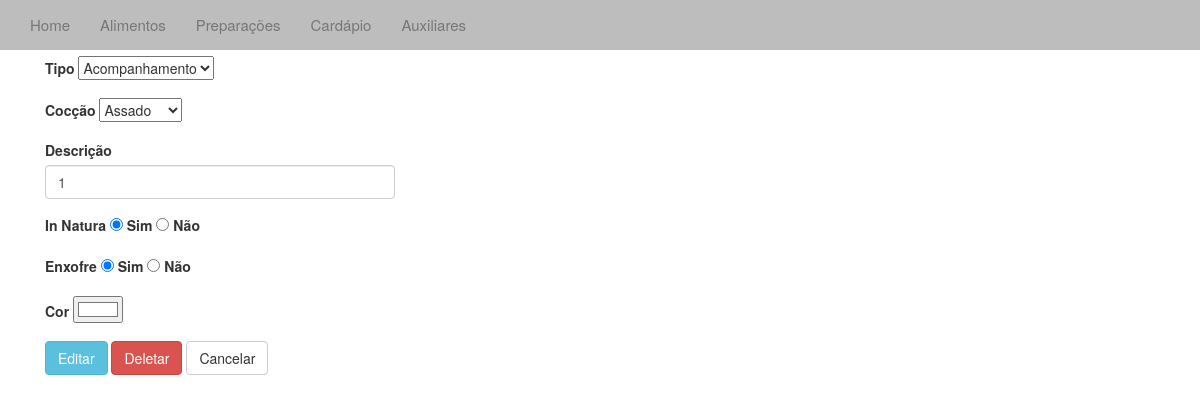
Page /editprepara/1/ on the earlier database version.
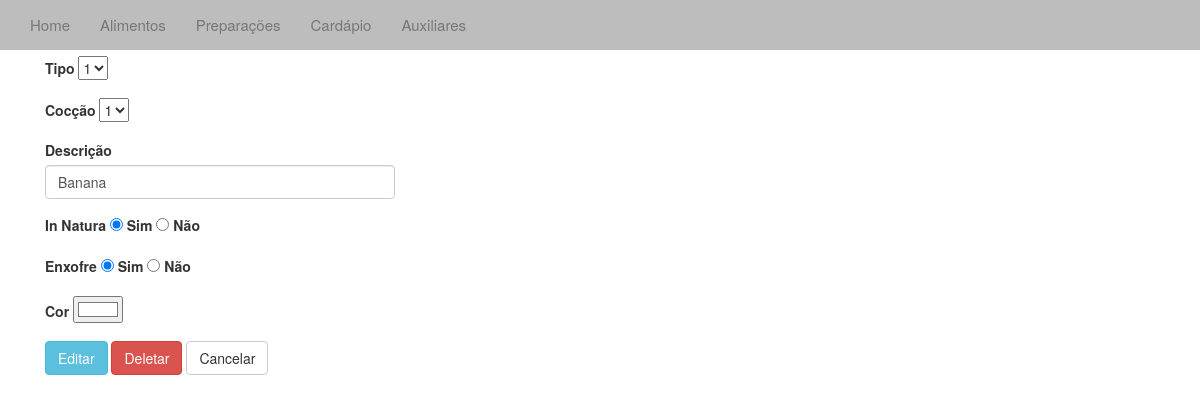
Same page on the later database version.
### cardapio/models.py (models this page shows, shortened)
class Prepara(models.Model):
	desc = models.CharField(max_length=40)
	inNatura = models.IntegerField(max_length=1)
	enxofre = models.IntegerField(max_length=1)
	cor = models.CharField(max_length=10)
	tipoPrep = models.CharField(max_length=40)
	coccao = models.CharField(max_length=40)

### cardapio/views.py (the view, shortened to what this page needs)
# urls.py: url(r'editprepara/(?P<id_prepara>\d+)/$', 'cardapio.views.editprepara', name='editprepara'),
def editprepara(request, id_prepara):
	aux_list = Aux.objects.all().order_by('desc')
	f = modelformset_factory(Aux,AuxForm)
	form = f(request.POST or None)
	al = get_object_or_404(Prepara, pk=id_prepara)
	context = {'form': form, 'aux_list':aux_list, 'al':al}
	return render(request,"editprepara.html", context)

### templates/editprepara.html (shortened to what this page needs)
{% extends "base.html" %}
{% block body%}
<div class="container">
	<h3>Adicionar Alimento</h3>
	<form action="" method="post" role="form" class="col-sm-4">
		<div class="form-group">
			<label>Tipo</label>
			<select type="text" name="tipo" >
			{% for a in aux_list %}
			{% if a.tipo == 2 %}
			<option value="{{ a.desc }}"> {{ a.desc }} </option>
			{% endif %}
			{% endfor %}
			</select><br />
		</div>
		<div class="form-group">
			<label>Cocção</label>
			<select type="text" name="coccao" >
			{% for a in aux_list %}
			{% if a.tipo == 3 %}
			<option value="{{ a.desc}}"> {{ a.desc }} </option>
			{% endif %}
			{% endfor %}
			</select><br />
		</div>
		<div class="form-group">
			<label>Descrição</label>
			<input type="text" class="form-control" name="desc" value="{{ al.desc }}" />
		</div>
		<div class="form-group">
			<label>In Natura</label>
			{% if al.inNatura == 1 %}
			<label><input type="radio" name="inNatura" value="1" checked/> Sim </label>
			<label><input type="radio" name="inNatura" value="2"/> Não </label>
			{% else %}
			<label><input type="radio" name="inNatura" value="1"/> Sim </label>
			<label><input type="radio" name="inNatura" value="2" checked/> Não </label>
			{% endif %}
		</div>
		<div class="form-group">
			<label>Enxofre</label>
			{% if al.enxofre == 1 %}
			<label><input type="radio" name="enxofre" value="1" checked/> Sim </label>
			<label><input type="radio" name="enxofre" value="2"/> Não </label>
			{% else %}
			<label><input type="radio" name="enxofre" value="1"/> Sim </label>
			<label><input type="radio" name="enxofre" value="2" checked/> Não </label>
			{% endif %}
		</div>
		<div class="form-group">
			<label>Cor</label>
			<input type="color" name="cor" value="{{ al.cor }}">
		</div>
	   <button type="submit" class="btn btn-info" value="Editar">Editar</button>
	  <a href="/deleteprepara/{{ al.id }}"><button type="button" class="btn btn-danger">Deletar</button></a>
	  <a href="/prepara/"><button type="button" class="btn btn-default">Cancelar</button></a>
	  </form>
</div>
{% endblock %}

Differences in the rows shown:
changed Prepara "#ffffff": desc "1" → "Banana"
Other differences:
form field tipo: "Acompanhamento" → "1"
form field coccao: "Assado" → "1"
